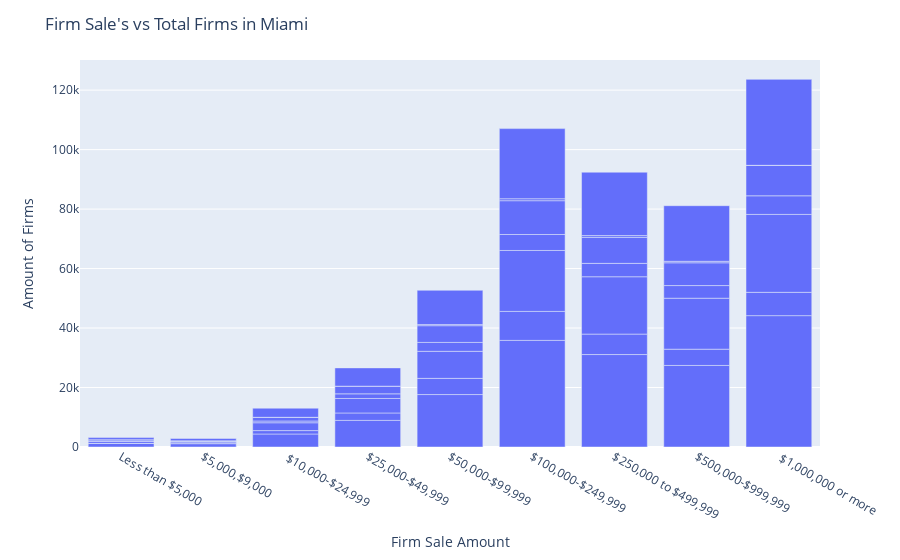

Source (notebook cell):
### Code cell
fig = px.bar(miami, y='Amount_of_Firms', x='Firm_Sale_Amount')
fig.update_layout(
    xaxis_title="Firm Sale Amount",
    yaxis_title="Amount of Firms"
)
fig.update_layout(title="Firm Sale's vs Total Firms in Miami")
fig.show()

### Figure 1 — Plotly figure (JSON) as saved in the notebook; plotly's stock layout.template omitted (floating-point values rounded to 4 significant figures)
{"data": [{"alignmentgroup": "True", "hovertemplate": "Firm_Sale_Amount=%{x}<br>Amount_of_Firms=%{y}<extra></extra>", "legendgroup": "", "marker": {"color": "#636efa", "pattern": {"shape": ""}}, "name": "", "offsetgroup": "", "orientation": "v", "showlegend": false, "textposition": "auto", "type": "bar", "x": ["Less than $5,000", "$5,000,$9,000", " $10,000-$24,999", "$25,000-$49,999", "$50,000-$99,999", "$100,000-$249,999", "$250,000 to $499,999", "$500,000-$999,999", " $1,000,000 or more", "Less than $5,000", "$5,000,$9,000", " $10,000-$24,999", "$25,000-$49,999", "$50,000-$99,999", "$100,000-$249,999", "$250,000 to $499,999", "$500,000-$999,999", " $1,000,000 or more", "Less than $5,000", "$5,000,$9,000", " $10,000-$24,999", "$25,000-$49,999", "$50,000-$99,999", "$100,000-$249,999", "$250,000 to $499,999", "$500,000-$999,999", " $1,000,000 or more", "Less than $5,000", "$5,000,$9,000", " $10,000-$24,999", "$25,000-$49,999", "$50,000-$99,999", "$100,000-$249,999", "$250,000 to $499,999", "$500,000-$999,999", " $1,000,000 or more", "Less than $5,000", "$5,000,$9,000", " $10,000-$24,999", "$25,000-$49,999", "$50,000-$99,999", "$100,000-$249,999", "$250,000 to $499,999", "$500,000-$999,999", " $1,000,000 or more", "Less than $5,000", "$5,000,$9,000", " $10,000-$24,999", "$25,000-$49,999", "$50,000-$99,999", "$100,000-$249,999", "$250,000 to $499,999", "$500,000-$999,999", " $1,000,000 or more", "Less than $5,000", "$5,000,$9,000", " $10,000-$24,999", "$25,000-$49,999", "$50,000-$99,999", "$100,000-$249,999", "$250,000 to $499,999", "$500,000-$999,999", " $1,000,000 or more"], "xaxis": "x", "y": [1233, 1115, 4375, 8950, 17632, 35846, 31088, 27422, 44173, 0, 291, 1139, 2495, 5443, 9747, 6877, 5469, 7837, 775, 661, 2641, 4871, 9104, 20485, 19283, 17139, 26192, 0, 0, 587, 1560, 2988, 5371, 4499, 4250, 6267, 450, 0, 1249, 2580, 5627, 11372, 8749, 7658, 10243, 0, 0, 0, 0, 365, 656, 597, 503, 0, 706, 804, 3061, 6146, 11540, 23576, 21312, 18695, 28908], "yaxis": "y"}], "layout": {"barmode": "relative", "legend": {"tracegroupgap": 0}, "margin": {"t": 60}, "title": {"text": "Firm Sale's vs Total Firms in Miami"}, "xaxis": {"anchor": "y", "domain": [0, 1], "title": {"text": "Firm Sale Amount"}}, "yaxis": {"anchor": "x", "domain": [0, 1], "title": {"text": "Amount of Firms"}}}}
